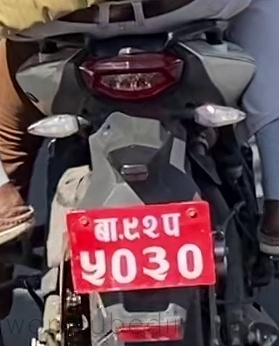
#> input picture input/nine.jpg, 279 x 346 px
$ python photo_ocr.py
#> lines starting #> are read from the running program, lines starting #| are printed output that depends on the picture; after the words box and inside, x2 and y2 are one past the last pixel; in counts of white or black regions, pixels touching at a corner belong together
import cv2
import easyocr
from PIL import Image, ImageDraw, ImageFont
import numpy as np

# Read the original image
image = cv2.imread("input//nine.jpg")
#> image is the input picture: shape (346, 279, 3); mean B, G, R 77.7, 71.6, 95.1

# === Preprocessing ===
gray = cv2.cvtColor(image, cv2.COLOR_BGR2GRAY)
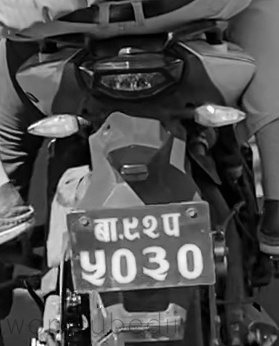
#> gray: shape (346, 279); min 0, max 255, mean 79.3
gray = cv2.equalizeHist(gray)
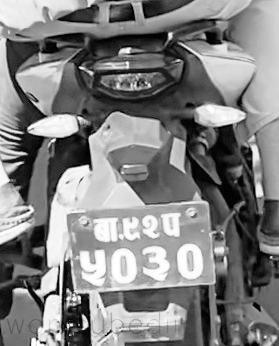
#> gray: shape (346, 279); min 0, max 255, mean 128.2

thresh = cv2.adaptiveThreshold(gray, 255, cv2.ADAPTIVE_THRESH_GAUSSIAN_C,
                               cv2.THRESH_BINARY_INV, 11, 2)
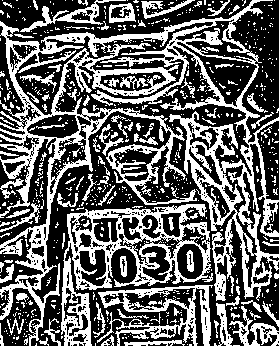
#> thresh: shape (346, 279); 39% white; 729 white regions (632 under 20 px), largest, box (x1, y1, x2, y2) and area: (0, 0, 279, 346) 20164, (61, 204, 211, 346) 5755, (97, 285, 213, 346) 2367

kernel = cv2.getStructuringElement(cv2.MORPH_RECT, (3, 3))
morphed = cv2.morphologyEx(thresh, cv2.MORPH_CLOSE, kernel)
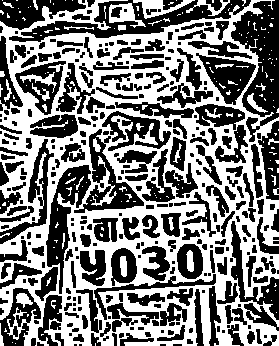
#> morphed: shape (346, 279); 48.5% white; 205 white regions (169 under 20 px), largest, box (x1, y1, x2, y2) and area: (0, 0, 279, 346) 43257, (133, 0, 195, 19) 438, (109, 3, 146, 28) 396

# Convert back to 3-channel image for EasyOCR (expects BGR or RGB)
preprocessed_image = cv2.cvtColor(morphed, cv2.COLOR_GRAY2BGR)

# Initialize EasyOCR reader
#> (the run stopped early here; a loop or call above may not have finished)

$ run again, with input/embossed.jpg copied over input/nine.jpg
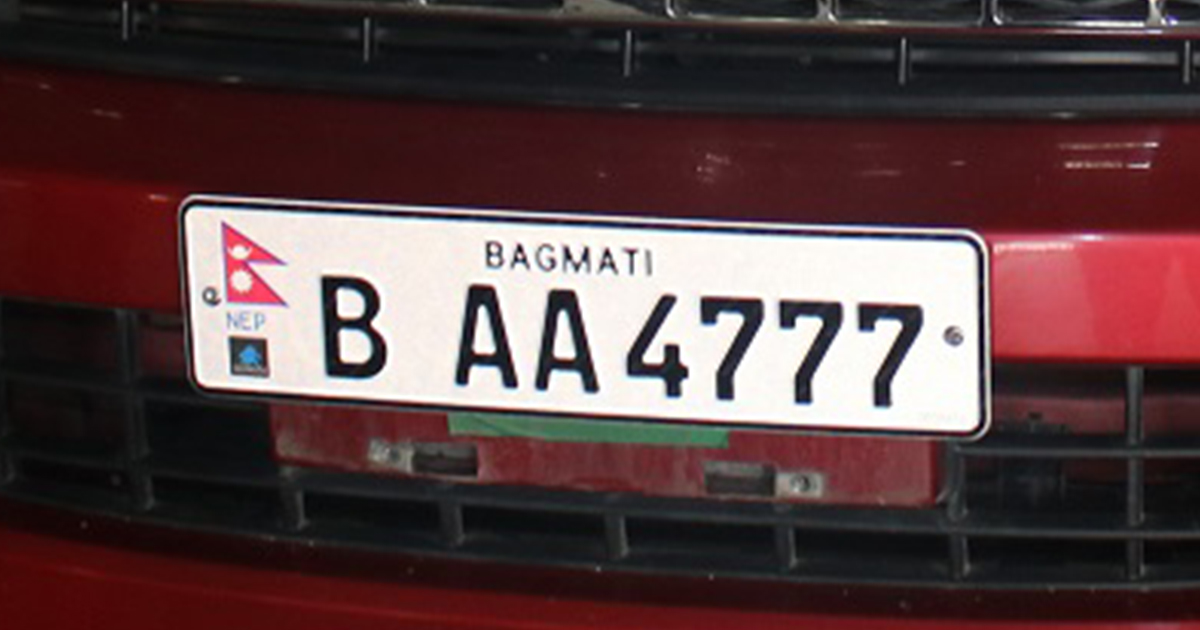
#> input picture input/embossed.jpg, 1200 x 630 px
#> image is the input picture: shape (630, 1200, 3); mean B, G, R 66.1, 64.6, 88
#> `thresh = cv2.adaptiveThreshold(gray, 255, cv2.ADAPTIVE_THRESH_GAUSSIAN..`:
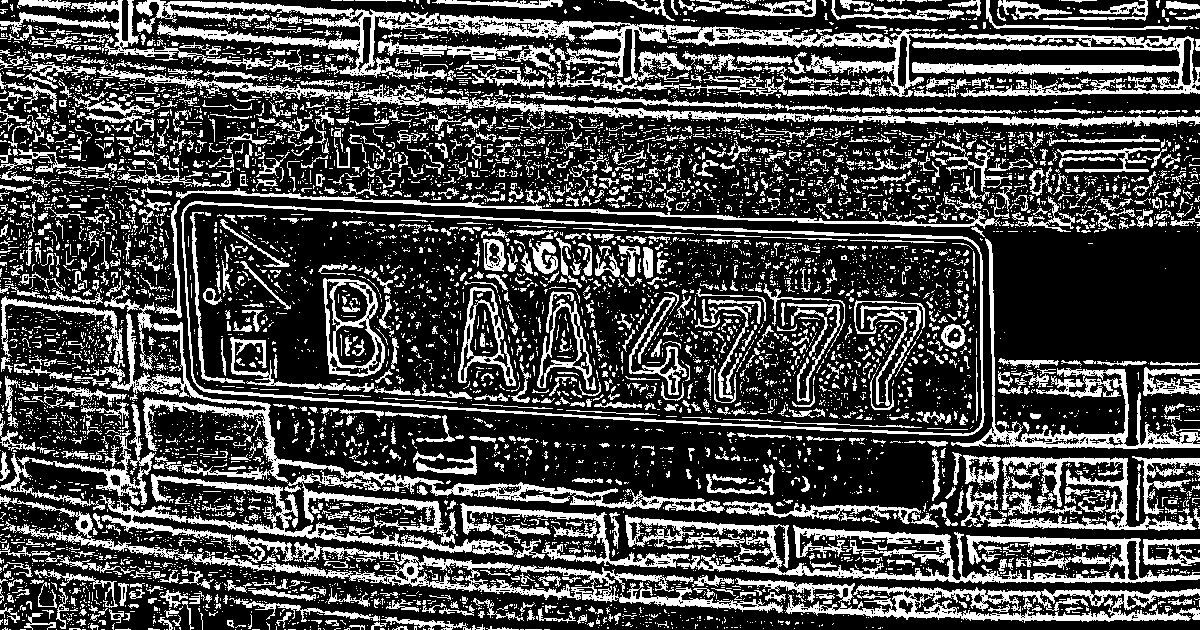
#> thresh: shape (630, 1200); 28.5% white; 7826 white regions (6580 under 20 px), largest, box (x1, y1, x2, y2) and area: (136, 0, 1200, 97) 20892, (625, 515, 1200, 584) 9590, (104, 285, 725, 513) 7756
#> `morphed = cv2.morphologyEx(thresh, cv2.MORPH_CLOSE, kernel)`:
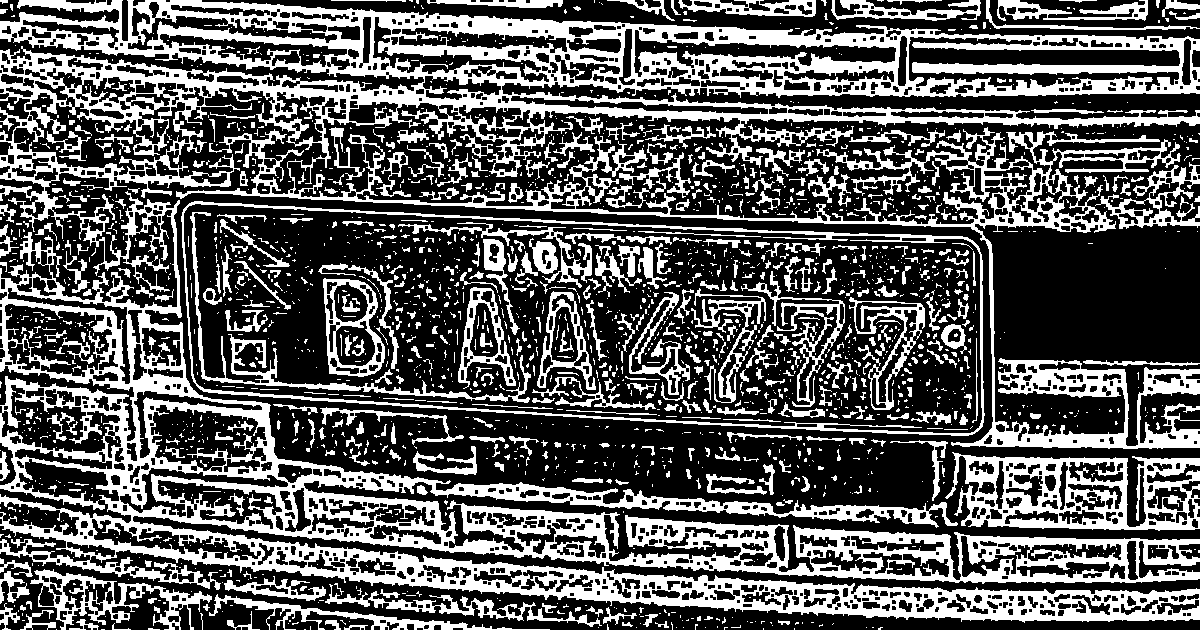
#> morphed: shape (630, 1200); 35.6% white; 2109 white regions (1600 under 20 px), largest, box (x1, y1, x2, y2) and area: (0, 0, 1200, 623) 174763, (945, 452, 1200, 531) 9501, (181, 201, 985, 436) 5758

$ run again, with input/images.jpeg copied over input/nine.jpg
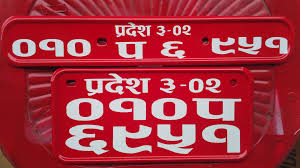
#> input picture input/images.jpeg, 300 x 168 px
#> image is the input picture: shape (168, 300, 3); mean B, G, R 64.2, 50.9, 166
#> `thresh = cv2.adaptiveThreshold(gray, 255, cv2.ADAPTIVE_THRESH_GAUSSIAN..`:
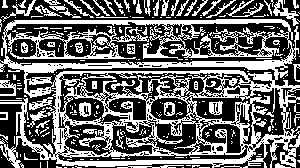
#> thresh: shape (168, 300); 41.2% white; 300 white regions (243 under 20 px), largest, box (x1, y1, x2, y2) and area: (0, 19, 300, 168) 16446, (273, 0, 299, 26) 211, (226, 0, 264, 17) 163
#> `morphed = cv2.morphologyEx(thresh, cv2.MORPH_CLOSE, kernel)`:
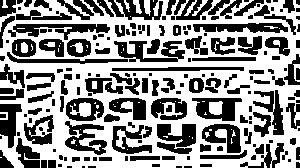
#> morphed: shape (168, 300); 56.2% white; 196 black regions (72 under 20 px), largest, box (x1, y1, x2, y2) and area: (114, 41, 185, 62) 761, (8, 24, 110, 40) 754, (193, 23, 288, 33) 680
